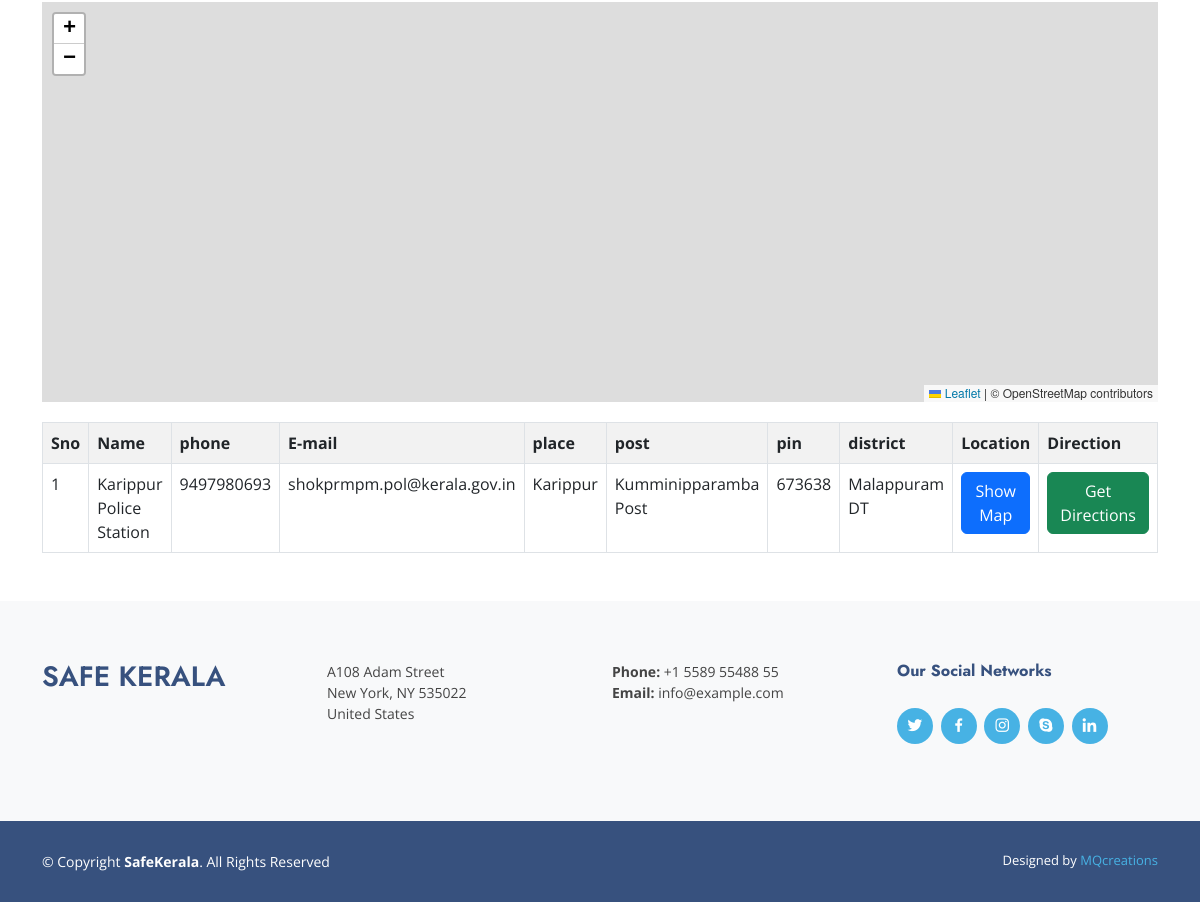
Page /user_url/police_stations/ (lower part) on the earlier database version.
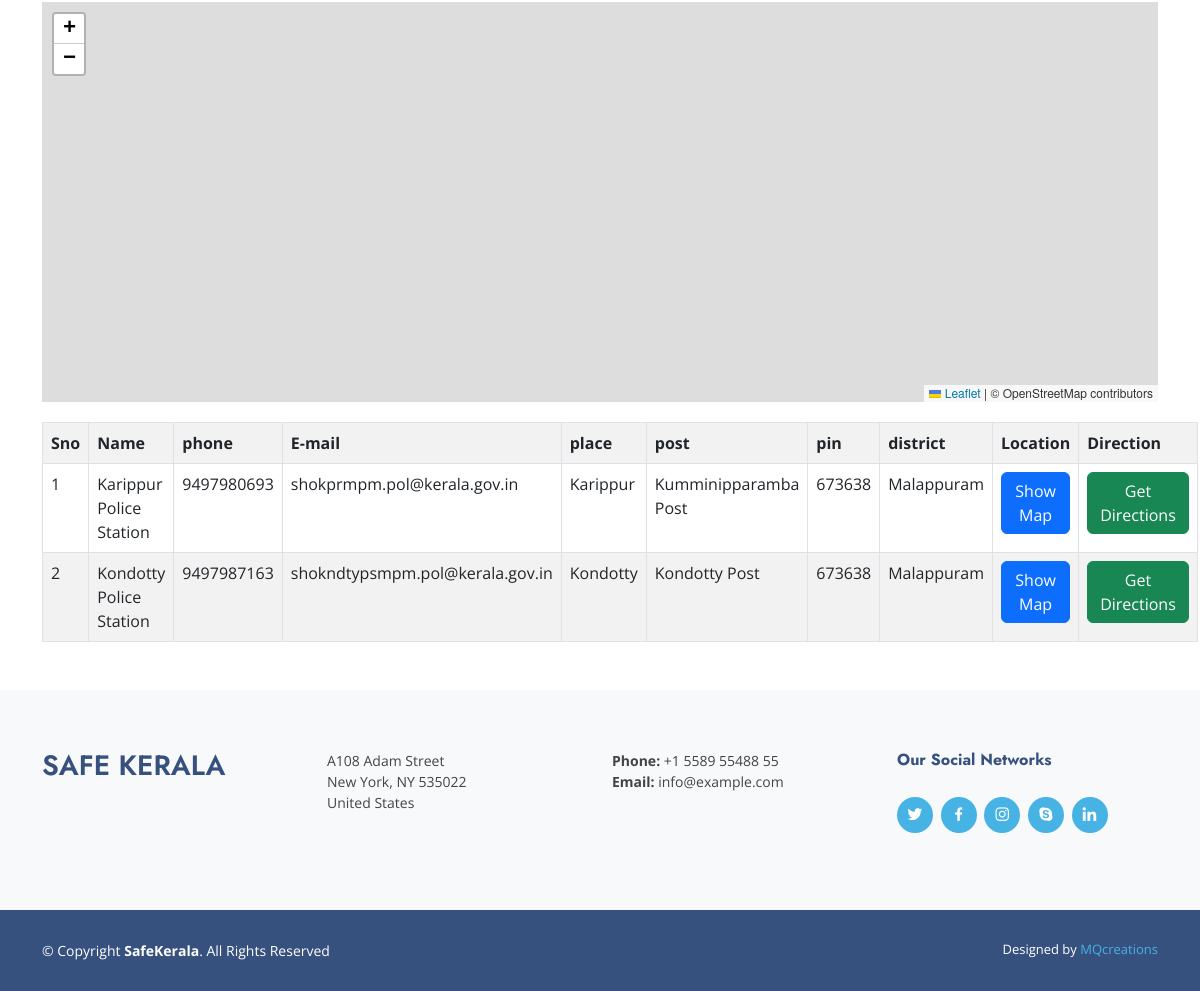
Same page on the later database version.
### safekerala_admin/models.py (models this page shows)
class StationsDB(models.Model):
    StationName = models.CharField(max_length=20, null=True, blank=True)
    Email = models.EmailField(max_length=50, null=True, blank=True)
    Phone = models.IntegerField(null=True, blank=True)
    Post = models.CharField(max_length=50, null=True, blank=True)
    District = models.CharField(max_length=20, null=True, blank=True)
    Place = models.CharField(max_length=20, null=True, blank=True)
    Pin = models.IntegerField(null=True, blank=True)
    Latitude = models.FloatField(null=True, blank=True)
    Longitude = models.FloatField(null=True, blank=True)
    username = models.CharField(max_length=50, null=True, blank=True)
    password = models.CharField(max_length=8, blank=True, null=True)

### safekerala_user/views.py (the view)
# urls.py: path('police_stations/',views.police_stations,name="police_stations"),
def police_stations(req):
    data = StationsDB.objects.all()
    query = req.POST.get('textfield')
    if query:
        data = data.filter(StationName__icontains=query)
    return render(req, "police_stations.html", {'data': data})

### safekerala_user/templates/police_stations.html (shortened to what this page needs)
<!DOCTYPE html>
{% extends 'usr_index.html' %}
{% block content %}
<html lang="en">
<head>
    <link rel="stylesheet" href="https://unpkg.com/leaflet/dist/leaflet.css" />
    <link rel="stylesheet" href="https://unpkg.com/leaflet-routing-machine/dist/leaflet-routing-machine.css" />
</head>
<body>
<div>
    <div id="map"></div>
<table class="table table-bordered table-striped" width="100%">
    <tr>
      <th>Sno</th>
      <th>Name</th>
      <th>phone</th>
      <th>E-mail</th>
      <th>place</th>
      <th>post</th>
      <th>pin</th>
      <th>district</th>
        <th>Location</th>
        <th>Direction</th>
    </tr>
    {% for i in data %}
    <tr>
        <td>{{ forloop.counter }}</td>
        <td>{{i.StationName}}</td>
        <td>{{i.Phone}}</td>
        <td>{{i.Email}}</td>
        <td>{{i.Place}}</td>
        <td>{{i.Post}}</td>
        <td>{{i.Pin}}</td>
        <td>{{i.District}}</td>
        <td>
            <button onclick="showMap('{{ i.Latitude }}', '{{ i.Longitude }}')" class="btn btn-primary">Show Map</button>
        </td>
        <td>
            <button onclick="getDirections('{{ i.Latitude }}', '{{ i.Longitude }}')" class="btn btn-success">Get Directions</button>
        </td>
    </tr>
    {% endfor %}
  </table>
    </div>
</body>
</html>
{% endblock %}

Differences in the rows shown:
changed StationsDB "Karippur Police Station": District "Malappuram DT" → "Malappuram"
added StationsDB: StationName "Kondotty Police Station", Phone "9497987163", Email "shokndtypsmpm.pol@kerala.gov.in", Place "Kondotty", Post "Kondotty Post", Pin "673638", District "Malappuram"
